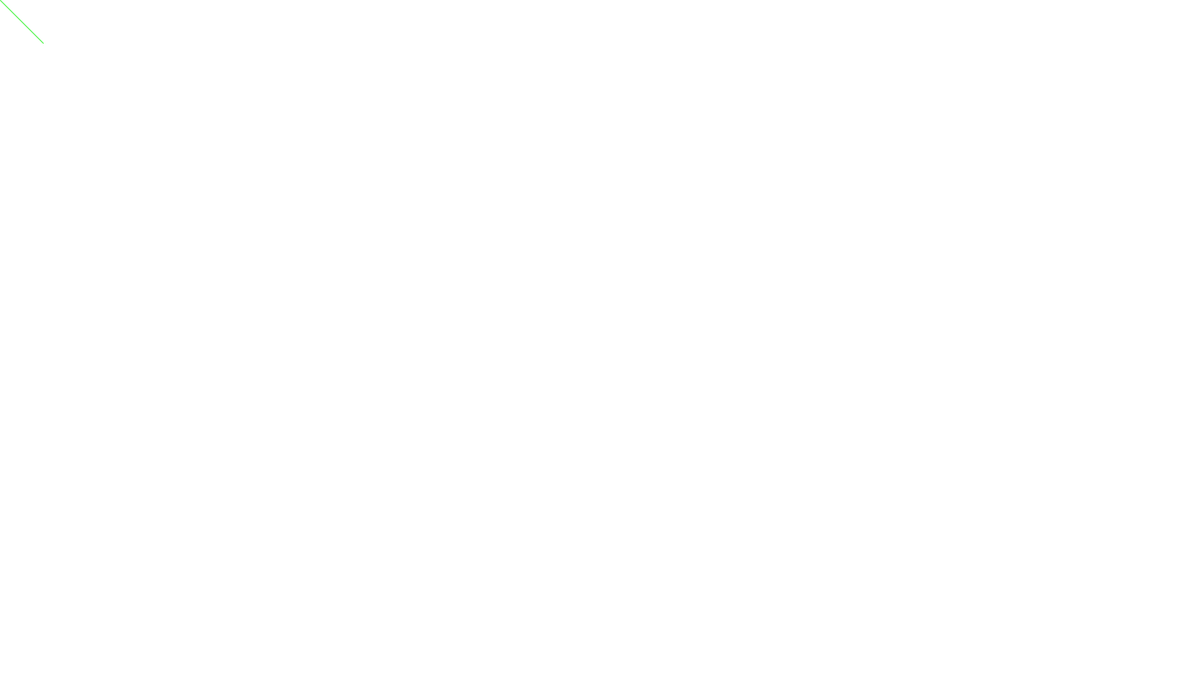
Frame 1 (no input)
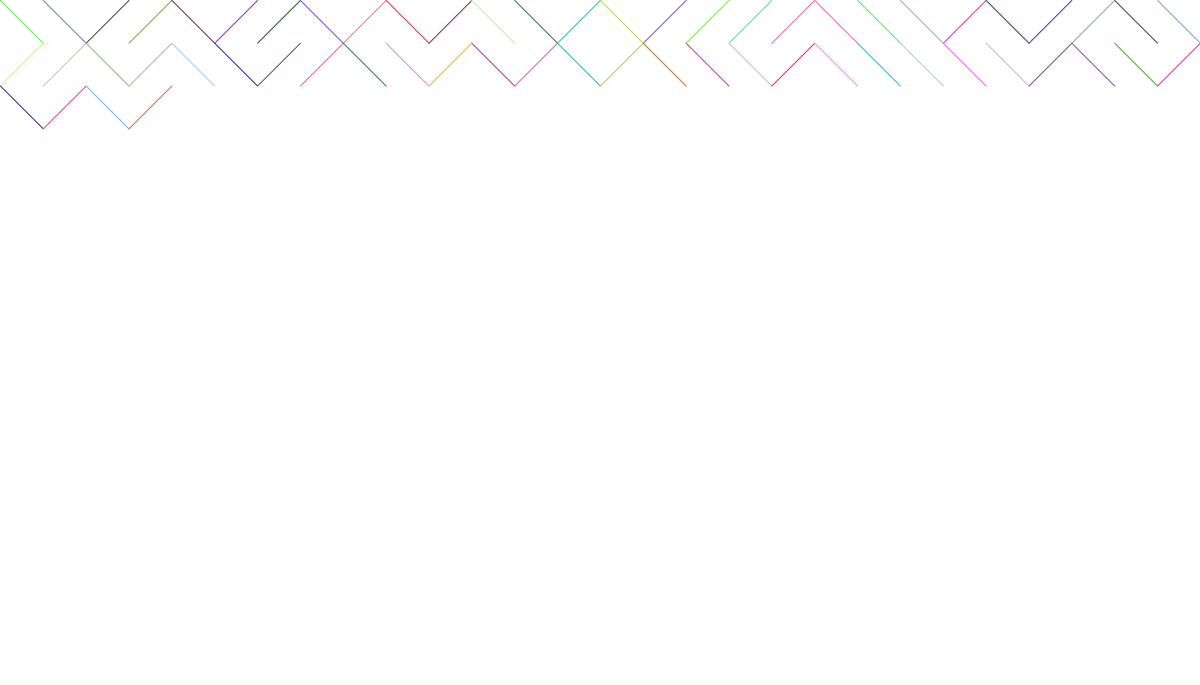
Frame 60 (the mouse pressed at the canvas centre just before this capture)
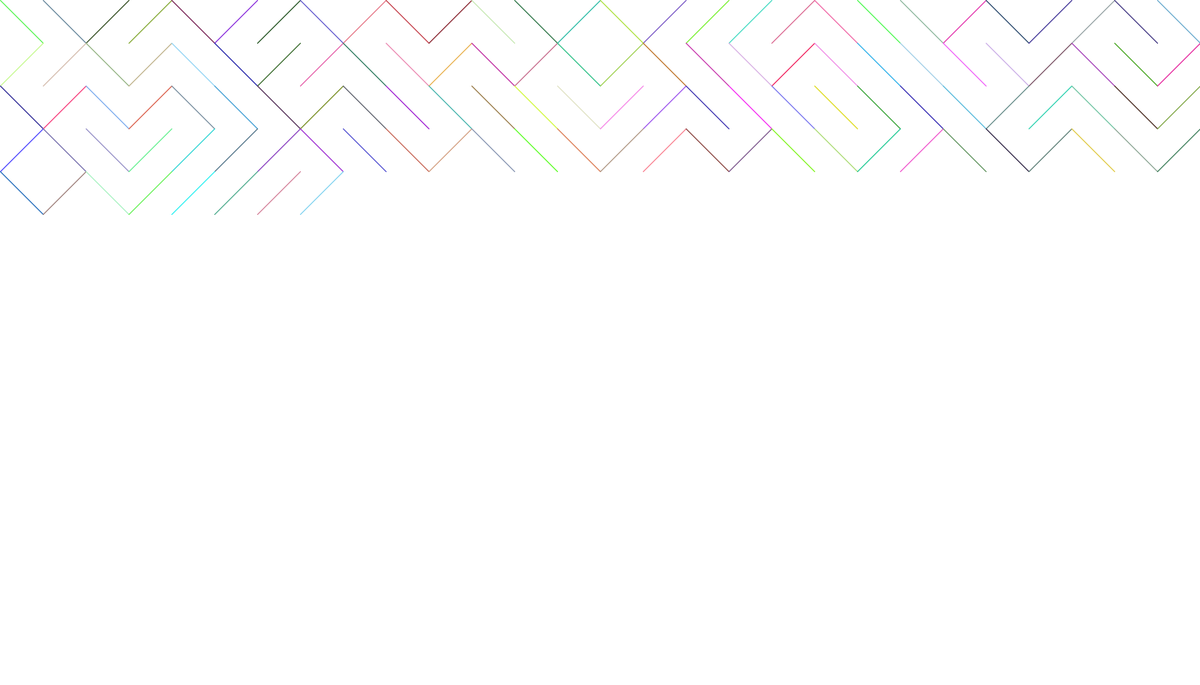
Frame 120 (the mouse held since frame 60 and released just before this capture)

The Processing sketch that drew these frames (run headless with seeded random() and noise(); from frame 60 on, the mouse is pressed at the canvas centre):

// Processing sketch: sketch_170928a_pde
// ── sketch_170928a_pde.pde
int x, y;
int rozmiar;
int r, g, b;
void setup()
{
  size(1400, 800);
  frameRate(1000);
  x=0;
  y=0;
  rozmiar=50;
  background(255);
}

void draw()
{
  int los=(int)random(0, 101);
  stroke(random(256), random(256), random(256));
 // strokeWeight(random(100));
  if (los>=50)  line(x, y, rozmiar+x, rozmiar+y);
  else line(x+rozmiar, y, x, rozmiar+y);
  x=x+rozmiar;
  if (x>=width)
  {
    x=0;
    y=y+rozmiar;
  }
  if (y>=height)
  {
    x=0;
    y=0;
    rozmiar=(int)random(50);
    background(255);
  }
}
